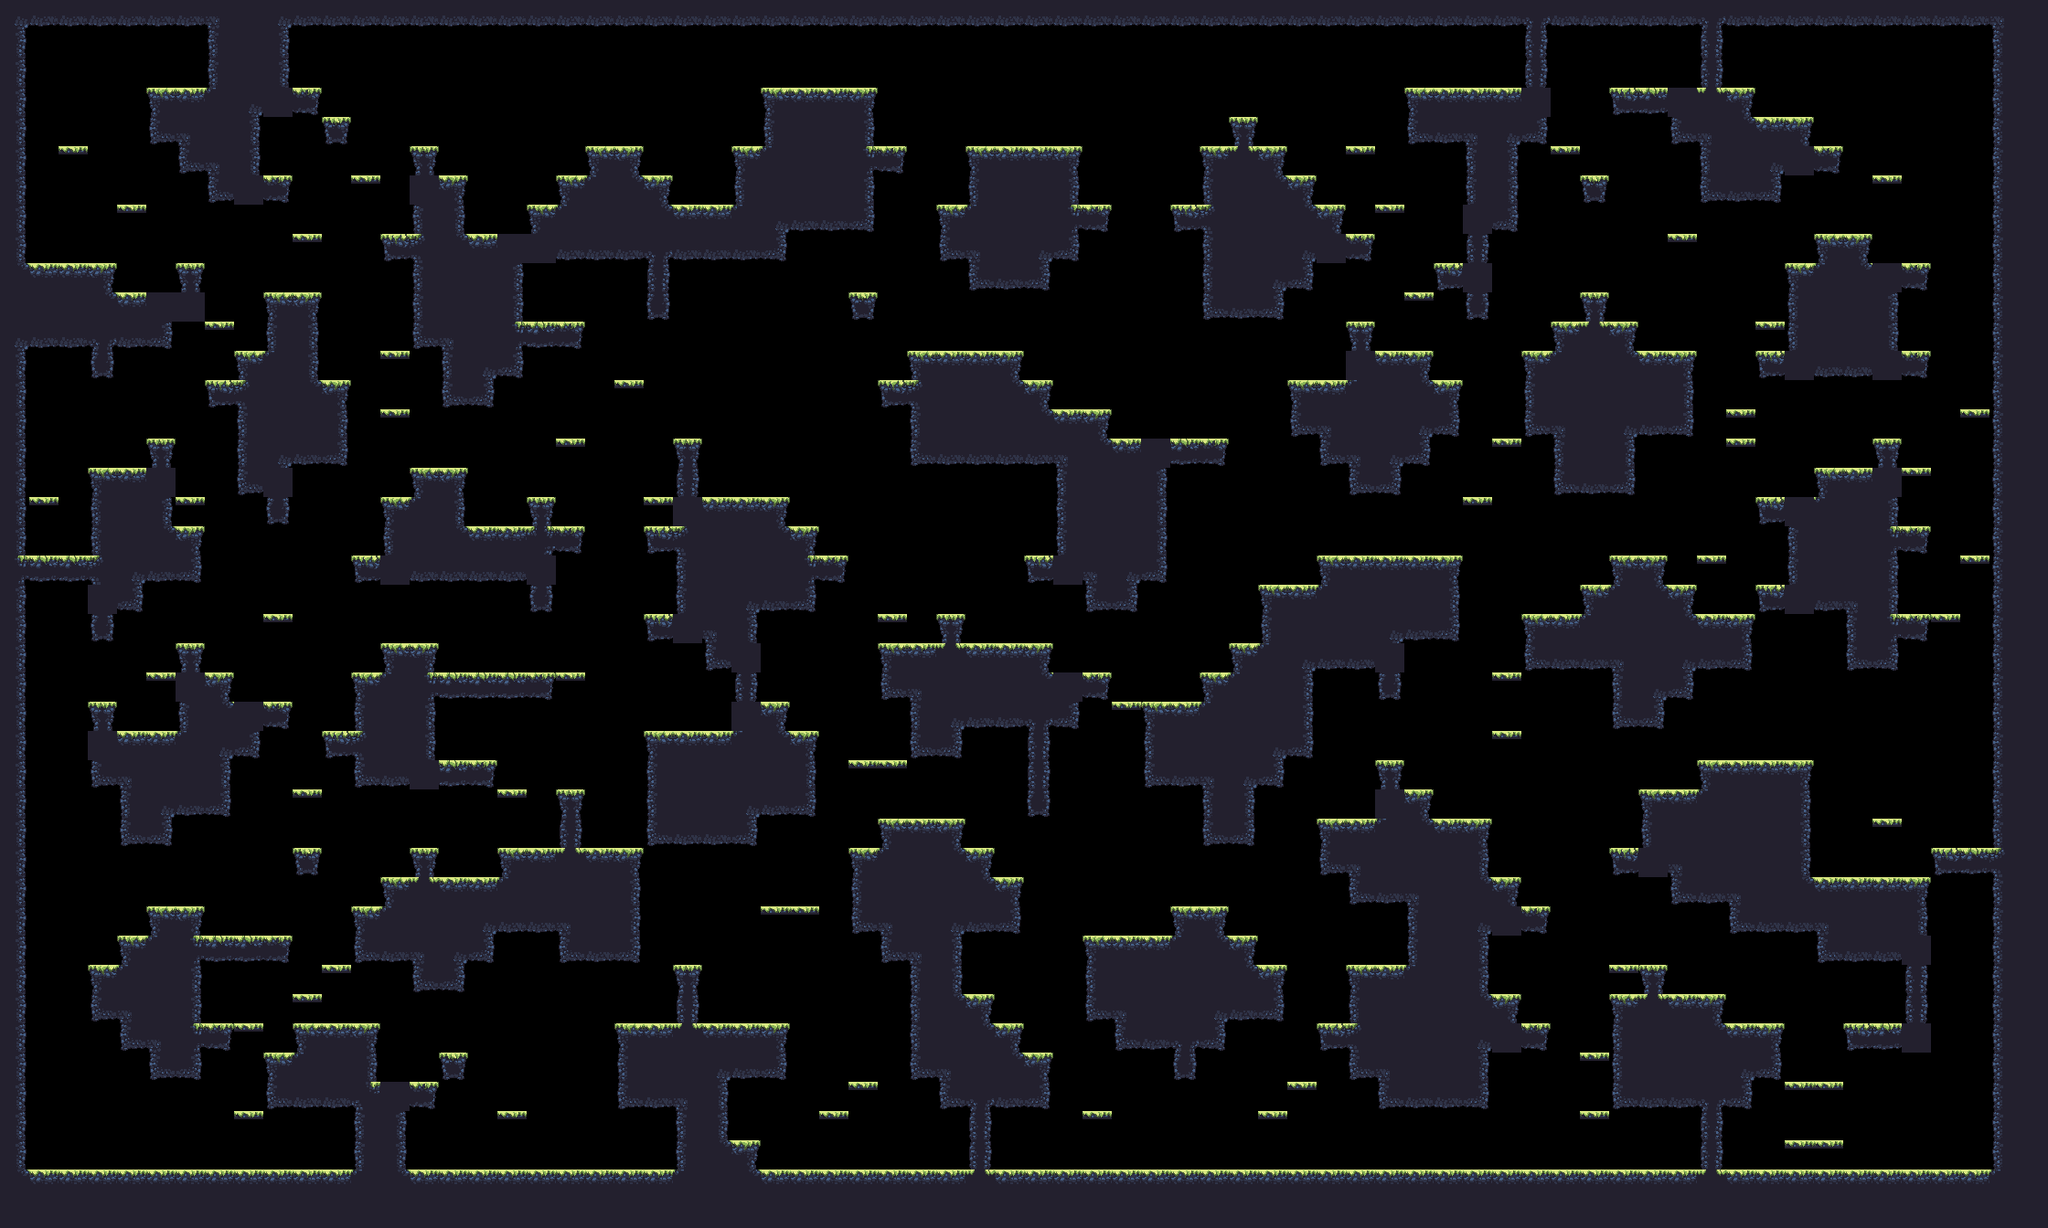

Below is a game level as drawn by its tile map, then a one-line description and the .tmx that defines it (tile-layer data replaced by summaries):
An orthogonal 70x42 tile map with 32x32 px tiles, 1 tile layer (main) and 17 objects (9x spawn, spawnPlayer0, spawnCrown0, spawnPlayer1, spawnCrown1, ...).

<map compressionlevel="0" height="42" infinite="0" nextlayerid="3" nextobjectid="4" orientation="orthogonal" renderorder="right-down" tiledversion="1.3.2" tileheight="32" tilewidth="32" version="1.2" width="70">
 <tileset firstgid="1" source="forest_summer_tile_set.tsx" />
 <layer height="42" id="1" name="main" width="70">
  <data>[2940 cells, 1311 non-empty, 27 distinct tile ids]</data>
 </layer>
 <objectgroup><object id="1" name="spawnPlayer0" x="64" y="240.0" /><object id="2" name="spawnCrown0" x="96" y="240.0" /><object id="3" name="spawnPlayer1" x="1952" y="80.0" /><object id="4" name="spawnCrown1" x="2048" y="208.0" /><object id="5" name="spawnPlayer2" x="64" y="1232.0" /><object id="6" name="spawnCrown2" x="128" y="1232.0" /><object id="7" name="spawnPlayer3" x="2144" y="1232.0" /><object id="8" name="spawnCrown3" x="2080" y="1232.0" /><object id="9" name="spawn" x="1920" y="496.0" /><object id="10" name="spawn" x="832" y="1072.0" /><object id="11" name="spawn" x="1408" y="592.0" /><object id="12" name="spawn" x="1920" y="336.0" /><object id="13" name="spawn" x="2016" y="1232.0" /><object id="14" name="spawn" x="160" y="1232.0" /><object id="15" name="spawn" x="1184" y="400.0" /><object id="16" name="spawn" x="416" y="912.0" /><object id="17" name="spawn" x="992" y="1232.0" /></objectgroup></map>
